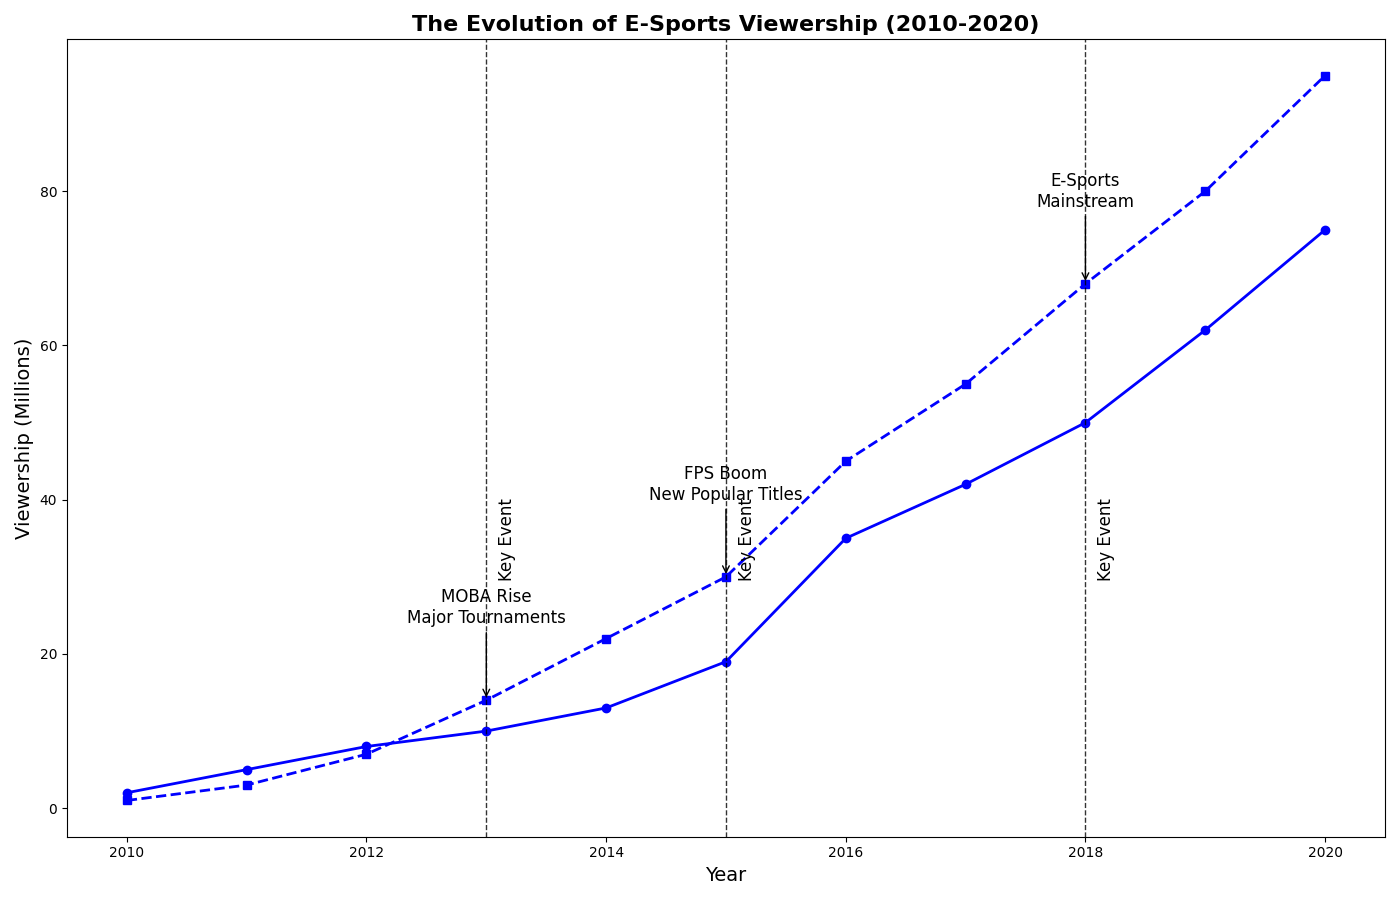

This chart was generated by the following Python code:
import matplotlib.pyplot as plt
import numpy as np

years = np.arange(2010, 2021)

fps_viewership = [2, 5, 8, 10, 13, 19, 35, 42, 50, 62, 75]
moba_viewership = [1, 3, 7, 14, 22, 30, 45, 55, 68, 80, 95]

fig, ax1 = plt.subplots(figsize=(14, 9))

single_color = 'blue'
ax1.plot(years, fps_viewership, color=single_color, linestyle='-', linewidth=2, marker='o')
ax1.plot(years, moba_viewership, color=single_color, linestyle='--', linewidth=2, marker='s')

ax1.set_title('The Evolution of E-Sports Viewership (2010-2020)', fontsize=16, weight='bold')
ax1.set_xlabel('Year', fontsize=14)
ax1.set_ylabel('Viewership (Millions)', fontsize=14)

highlight_years = [2013, 2015, 2018]
for year in highlight_years:
    ax1.axvline(x=year, color='black', linestyle='--', linewidth=1, alpha=0.8)
    ax1.text(year + 0.1, 30, f'Key Event', color='black', fontsize=12, rotation=90)

key_events = {
    '2013': 'MOBA Rise\nMajor Tournaments',
    '2015': 'FPS Boom\nNew Popular Titles',
    '2018': 'E-Sports\nMainstream'
}

for year, event in key_events.items():
    ax1.annotate(event, xy=(int(year), moba_viewership[years.tolist().index(int(year))]), 
                 xytext=(int(year), moba_viewership[years.tolist().index(int(year))] + 10),
                 arrowprops=dict(facecolor='black', arrowstyle='->'),
                 fontsize=12, ha='center')

plt.tight_layout()
plt.show()
